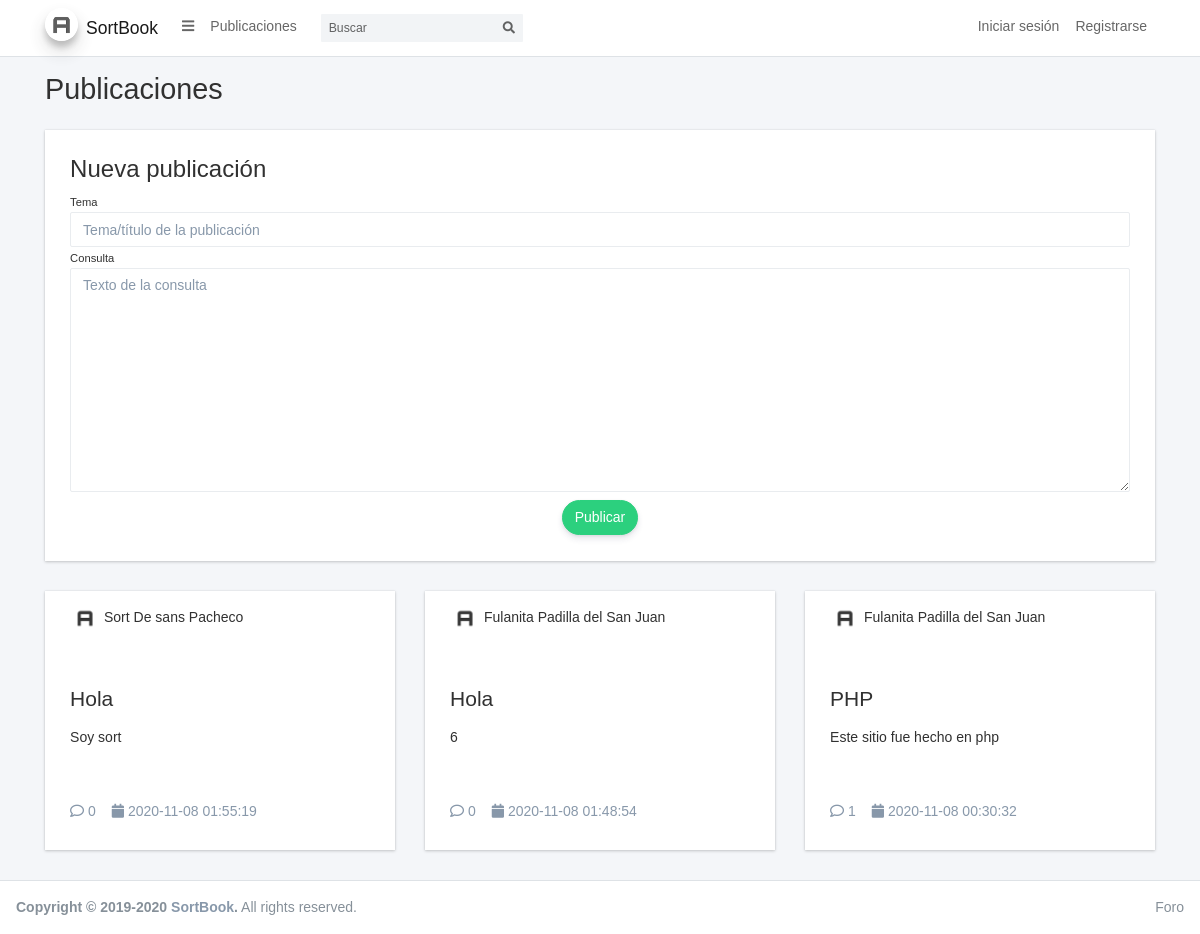
The page / on the database its author committed.
### tables this page shows
CREATE TABLE `consulta` (
  `idconsulta` int(11) NOT NULL,
  `titulo` varchar(45) DEFAULT NULL,
  `descripcion` varchar(45) DEFAULT NULL,
  `fecha_hora` datetime DEFAULT current_timestamp(),
  `id_usuario` int(11) DEFAULT NULL
);

### includes/sidebar.php (called while the page is built, shortened)
<?php
$search = isset($_GET['search']) ? $_GET['search'] : null;
?>

### mysql.php (called while the page is built, shortened)
<?php
function conexion() {
    $servidor = 'localhost';
    $cuenta = 'root';
    $password = '';
    $bd = 'foro';
    $conexion = new mysqli($servidor, $cuenta, $password, $bd);
    if ($conexion->connect_errno) {
        die('Error en la conexion');
    } else {
        return $conexion;
    }
}
function selectBD($sql) {
    $resultado = conexion() -> query($sql);
    if ($resultado -> num_rows){
        return $resultado;
    }
    return null;
}
?>

### index.php (the view, shortened to what this page needs)
<?php
require "mysql.php";
?>
<!DOCTYPE html>
<html lang="en">
<head>
    <?php include "includes/css.php"; ?>
</head>
<body class="hold-transition sidebar-collapse layout-top-nav">
    <div class="wrapper">
        <?php include "includes/navbar.php"; ?>
        <?php include "includes/sidebar.php"; ?>
        <div class="content-wrapper">
            <div class="content-header">
                <div class="container">
                    <div class="row mb-2">
                        <div class="col-sm-6">
                            <h1 class="m-0 text-dark"> Publicaciones</h1>
                        </div>
                    </div>
                </div>
            </div>
            <div class="content">
                <div class="container">
                    <div class="row">
                        <div class="col-md-12">
                            <div class="card">
                                <div class="card-body">
                                    <form action="" id="formPublicacion" onsubmit="return false;">
                                        <h2>Nueva publicación</h2>
                                        <small>Tema</small>
                                        <input type="text" class="form-control" name="tema" id="tema" placeholder="Tema/título de la publicación">
                                        <small>Consulta</small>
                                        <textarea class="form-control" name="consulta" id="consulta" cols="30" rows="10" placeholder="Texto de la consulta"></textarea>
                                        <div class="col-md-12 text-center">
                                            <button class="btn btn-success btn-rounded waves-effect waves-light mt-2 text-white" id="btnPublicar" onclick="savePublicacion();">Publicar</button>
                                        </div>
                                    </form>
                                </div>
                            </div>
                        </div>
                    </div>
                    <div class="row">
                        <?php
                        $resultado = selectBD("SELECT CONCAT(u.nombre, ' ', u.ape_pat, ' ', u.ape_mat) as nombre, u.idusuario, c.idconsulta, c.titulo, c.descripcion, c.fecha_hora, (SELECT COUNT(r.idrespuesta) FROM respuesta r WHERE r.id_consulta = c.idconsulta) as respuestas FROM consulta c LEFT JOIN usuario u ON u.idusuario = c.id_usuario WHERE c.titulo LIKE '%" . $search . "%' OR c.descripcion LIKE '%" . $search . "%' ORDER BY c.fecha_hora DESC");
                        if ($resultado) {
                            while ($fila = $resultado->fetch_assoc()) {
                        ?>
                                <div class="col-md-6 col-lg-4" id="publicacion_<?php echo $fila['idconsulta']; ?>">
                                    <div class="card">
                                        <div class="card-header">
                                            <img src="dist/img/AdminLTELogo.png" class="rounded-circle" width="30"> <?php echo $fila['nombre']; ?>
                                        </div>
                                        <div class="card-body">
                                            <h3 class="mt-3" id="titulo_<?php echo $fila['idconsulta']; ?>"><?php echo $fila['titulo']; ?></h3>
                                            <p class="mt-3 font-light" id="descripcion_<?php echo $fila['idconsulta']; ?>"><?php echo $fila['descripcion']; ?></p>
                                        </div>
                                        <div class="card-footer">
                                            <div class="d-flex no-block align-items-center mb-3">
                                                <div>
                                                    <a href="javascript:openModal(<?php echo $fila['idconsulta']; ?>)" class="link"><i class="far fa-comment"></i> <?php echo $fila['respuestas']; ?></a>
                                                </div>
                                                <span class="text-muted ml-3"><i class="fas fa-calendar"></i> <?php echo $fila['fecha_hora']; ?></span>
                                            </div>
                                        </div>
                                    </div>
                                </div>
                        <?php
                            }
                        }
                        ?>
                    </div>
                </div>
            </div>
        </div>
        <?php include "includes/footer.php"; ?>
    </div>
</body>
</html>

### includes/css.php (shortened to what this page needs)
<link href="dist/css/style-fileupload.css" rel="stylesheet" type="text/css"/>
<link rel="stylesheet" href="plugins/fontawesome-free/css/all.min.css">
<link rel="stylesheet" href="dist/css/adminlte.min.css">
<link rel="stylesheet" href="https://code.ionicframework.com/ionicons/2.0.1/css/ionicons.min.css">
<link rel="stylesheet" href="plugins/icheck-bootstrap/icheck-bootstrap.min.css">
<link rel="stylesheet" href="plugins/ion-rangeslider/css/ion.rangeSlider.min.css">
<link rel="stylesheet" href="plugins/bootstrap-slider/css/bootstrap-slider.min.css">
<link href="https://cdn.jsdelivr.net/npm/select2@4.1.0-beta.1/dist/css/select2.min.css" rel="stylesheet" />
<link href="dist/css/styles.css" rel="stylesheet" type="text/css"/>
<link href="dist/css/responsive.dataTables.min.css" rel="stylesheet">
<link href="dist/css/dataTables.bootstrap4.css" rel="stylesheet">

### includes/navbar.php (shortened to what this page needs)
<?php
    $user = isset($_SESSION['user']) ? unserialize($_SESSION['user']) : null;
    $search = isset($_GET['search']) ? $_GET['search'] : null;
    $inSesion = isset($user) && isset($user->nombre);
?>
<nav class="main-header navbar navbar-expand-md navbar-light navbar-white">
    <div class="container">
        <a href="/" class="navbar-brand">
            <img src="dist/img/AdminLTELogo.png" alt="AdminLTE Logo" class="brand-image img-circle elevation-3"
                 style="opacity: .8">
            <span class="brand-text font-weight-light">Sort<b>Book</b></span>
        </a>
        <div class="collapse navbar-collapse order-3" id="navbarCollapse">
            <ul class="navbar-nav">
                <li class="nav-item">
                    <a class="nav-link" data-widget="pushmenu" href="#" role="button"><i class="fas fa-bars"></i></a>
                </li>
                <li class="nav-item">
                    <a href="index.php" class="nav-link">Publicaciones</a>
                </li>
            </ul>
            <form class="form-inline ml-0 ml-md-3">
                <div class="input-group input-group-sm">
                    <input class="form-control form-control-navbar" type="search" placeholder="Buscar" aria-label="Buscar" name="search" value="<?php echo $search; ?>">
                    <div class="input-group-append">
                        <button class="btn btn-navbar" type="submit">
                            <i class="fas fa-search"></i>
                        </button>
                    </div>
                </div>
            </form>
        </div>
        <ul class="order-1 order-md-3 navbar-nav navbar-no-expand ml-auto">
            <?php
                if ($inSesion) { ?>
            <li class="nav-item col-md-12">
                <a class="nav-link" href="login.php">Hola <?php echo $user->nombre; ?></a>
            </li>
            <?php } else { ?>
            <li class="nav-item">
                <a class="nav-link" href="login.php">Iniciar sesión</a>
            </li>
            <li class="nav-item">
                <a class="nav-link" href="register.php">Registrarse</a>
            </li>
            <?php } ?>
        </ul>
    </div>
</nav>

### includes/footer.php
<footer class="main-footer">
    <div class="float-right d-none d-sm-inline">
        Foro
    </div>
    <strong>Copyright &copy; 2019-2020 <a href="https://adminlte.io">SortBook</a>.</strong> All rights reserved.
</footer>

### index.php (style rules this page uses)
.card-header, .card-footer { background-color: white; }

### rows shown on the page
consulta: nombre "Sort De sans Pacheco", titulo "Hola", descripcion "Soy sort", respuestas "0", fecha_hora "2020-11-08 01:55:19"
consulta: nombre "Fulanita Padilla del San Juan", titulo "Hola", descripcion "6", respuestas "0", fecha_hora "2020-11-08 01:48:54"
consulta: nombre "Fulanita Padilla del San Juan", titulo "PHP", descripcion "Este sitio fue hecho en php", respuestas "1", fecha_hora "2020-11-08 00:30:32"
